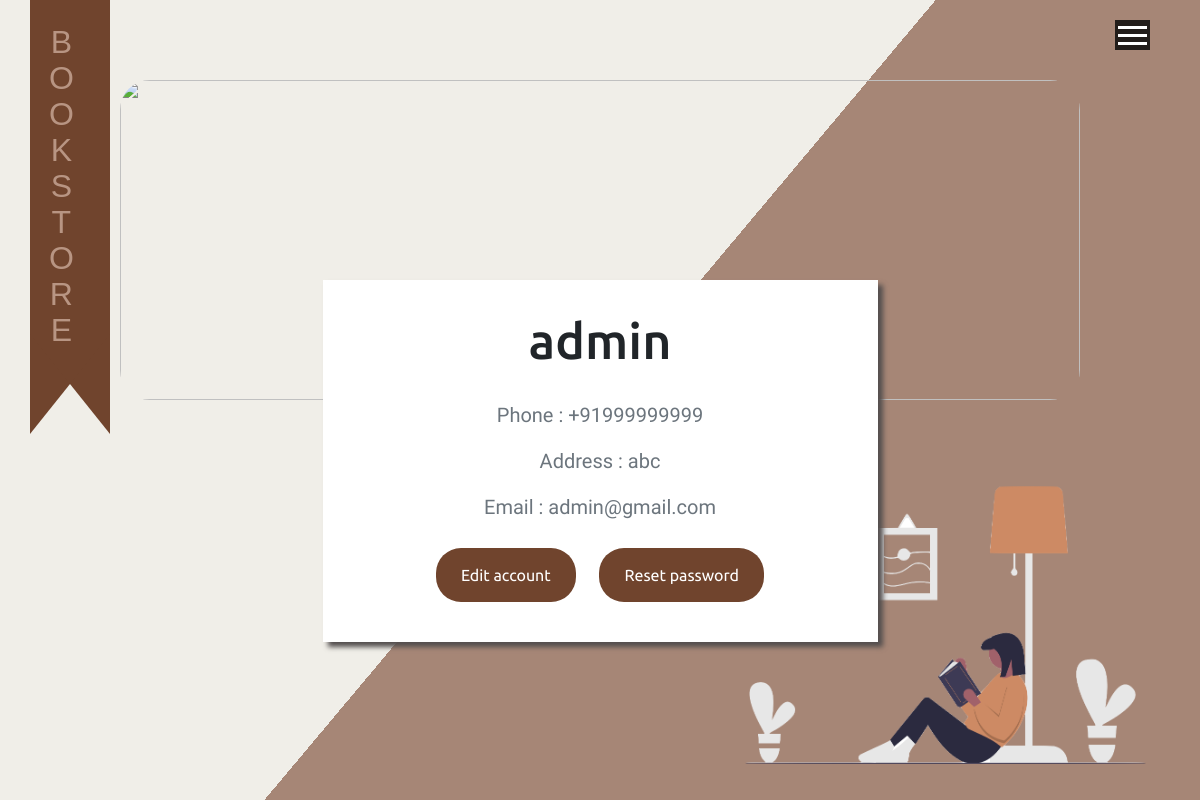
Page /account (signed in) on the committed database.
### main/models.py (models this page shows, shortened)
class User(db.Model, UserMixin):
    id = db.Column(db.Integer, primary_key=True)
    name = db.Column(db.String(20), nullable=False)
    phone = db.Column(db.String(15), nullable=False)
    address = db.Column(db.String(120), nullable=False)
    email = db.Column(db.String(120), unique=True, nullable=False)
    password = db.Column(db.String(60), nullable=False)
    is_admin = db.Column(db.Boolean , default= False)
    order = db.relationship('Orders',backref='user',lazy=True)

### main/routes.py (the view, shortened to what this page needs)
@app.route("/account", methods=['GET', 'POST'])
@login_required
def account():
    form1 = UpdateAccountForm()
    form2 = ResetPasswordForm()
    if form1.validate_on_submit():
        current_user.name = form1.name.data
        current_user.phone = form1.phone.data
        current_user.address = form1.address.data
        current_user.email = form1.email.data
        db.session.commit()
        flash('Your account has been updated!', 'success')
        return redirect(url_for('account'))
    elif request.method == 'GET':
        form1.name.data = current_user.name
        form1.email.data = current_user.email
        form1.phone.data = current_user.phone
        form1.address.data = current_user.address
    return render_template('account.html', title='Account', account_form=form1, password_form =form2)

### main/models.py (called while the page is built)
@login_manager.user_loader
def load_user(user_id):
    return User.query.get(int(user_id))

### main/templates/account.html (shortened to what this page needs)
{% extends "base.html" %}
{% block head %}
<link rel="stylesheet" href="{{url_for('static', filename='css/account.css')}}">
{% endblock %}
{% block content %}
  <aside>
</aside>
<h1 class="vertical-text">Bookstore</h1>
<div class="two container-fluid">
    <img src="../static/img/contact.png" style="position: absolute; bottom: 0vh; right: 0vw; height: 350px;" alt="">
    <img src="https://images.unsplash.com/photo-1507842217343-583bb7270b66?ixlib=rb-1.2.1&ixid=MnwxMjA3fDB8MHxwaG90by1wYWdlfHx8fGVufDB8fHx8&auto=format&fit=crop&w=2190&q=80" style="height: 40vh; width: 80vw; position: absolute; top: 10vh; left: 10vw; object-fit: cover;border-radius: 30px;" alt="">
    <div class="content-section container" style="text-align: center; padding-top: 35vh;">
        <div class="container col-lg-6" style="background-color: white; padding: 30px; box-shadow: 5px 5px 5px #534e4e;">
            <div class="media-body">
                <h2 class="account-heading">{{ current_user.name }}</h2>
                <p class="text-secondary">Phone : {{ current_user.phone }}</p>
                <p class="text-secondary">Address : {{ current_user.address }}</p>
                <p class="text-secondary">Email : {{ current_user.email }}</p>
            </div>
            <button class="btn btn-dark" onclick="Updateaccountfunction()">Edit account</button>
        <button class="btn btn-dark" onclick="UpdatePasswordfunction()">Reset password</button>
    </div>
</div>
</div>
{% endblock content %}

### main/static/css/styles.css (style rules this page uses)
* { margin: 0; padding: 0; }
body { font-family:'Ubuntu'; }

### main/static/css/account.css (style rules this page uses)
.two { background-color: #f0eee8; background-image: -webkit-linear-gradient(140deg, #a68676 50%, #f0eee8 35%); height: 100vh; }
.btn { background-color: #70442d; border: none; border-radius: 25px; padding: 15px 25px; margin: 10px; }
.account-heading { font-size: 50px; margin-bottom: 30px; }
.text-secondary { font-size: 20px; font-family: 'Exo', sans-serif; }
aside { width: 10px; background: #70442d; position: absolute; top: 0; left: 30px; min-height: 50%; z-index: 0; margin: -1em auto 75px auto; }
aside:before, aside:after { content: ''; display: block; border: 40px solid transparent; border-top-width: 50px; border-bottom-width: 50px; position: absolute; bottom: -50px; z-index: -1; }
aside:before { border-left-color: #70442d; left: 0; }
aside:after { border-right-color: #70442d; right: 0; }
@media (min-width: 500px) { aside { float: left; width: 80px; } }
@media (min-width: 500px) { aside { margin-bottom: 0; } }
.vertical-text { position: absolute; left: 3.5vw; top: 3vh; font-family: sans-serif; font-size: 2em; color:#b89583; text-transform: uppercase; text-orientation: upright; text-align: start; writing-mode: vertical-lr; }

### rows in the picture
User: name "admin", phone "+91999999999", address "abc", email "admin@gmail.com"
